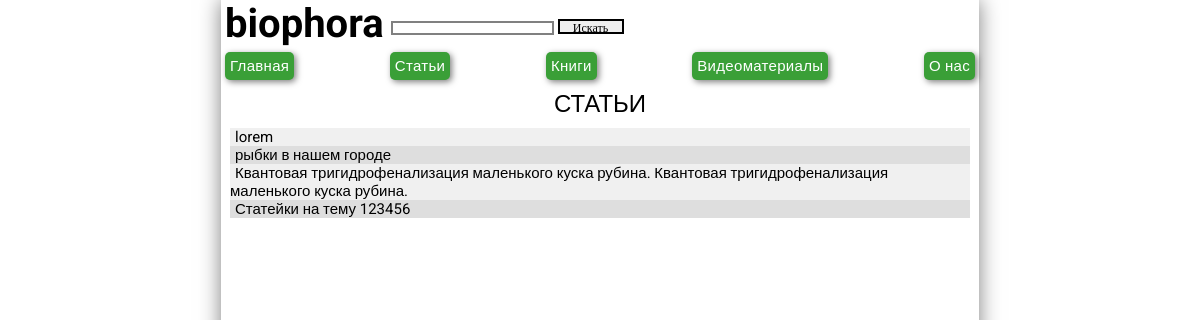
The app's page /articles_catalog/ with its own data.
### articles/models.py (models this page shows, shortened)
class Article(models.Model):
    author = models.ForeignKey(settings.AUTH_USER_MODEL, on_delete=models.CASCADE)
    title = models.CharField(max_length=200)
    text = HTMLField()
    created_date = models.DateTimeField(default=timezone.now)
    published_date = models.DateTimeField(blank=True, null=True)
    class Meta:
        verbose_name = 'Статьи'
        verbose_name_plural = 'Статьи'

### articles/views.py (the view)
# urls.py: path('articles_catalog/', views.articles_catalog, name='articles_catalog'),
def articles_catalog(request):
    context = {}
    context['articles'] = Article.objects.order_by('-published_date')
    return render(request, 'articles-catalog.html', context)

### articles/templates/articles-catalog.html
{% extends 'base.html' %}
{% block content %}
  <h2 class="block-name">СТАТЬИ</h2>
  <ul type="none" class="recent-articles-names">
    {% for article in articles %}
      <li><a href="{% url 'article' pk=article.pk %}">{{ article.title }}</a></li>
    {% endfor %}
  </ul>
{% endblock %}

### articles/static/css/style.css (style rules this page uses)
* { margin: 0; padding: 0; }
html { height: 100%; }
body { box-shadow: 0 0 20px rgba(0,0,0,0.5); min-height: 100%; margin: 0 auto; max-width: 750px; min-width: 300px; padding: 0 4px; font-family: Roboto, sans-serif; }
.block-name { padding-bottom: 10px; font-weight: 500; }
.recent-articles-names { font-size: 15px; text-align: left; display: block; }
.recent-articles-names > li:nth-child(odd) { background-color: #f0f0f0; width: 100%; }
.recent-articles-names > li:nth-child(even) { background-color: #dedede; width: 100%; }
.recent-articles-names > li > a { text-decoration: none; color: black; padding: 5px; }

### records on screen
Article: title "lorem"
Article: title "рыбки в нашем городе"
Article: title "Квантовая тригидрофенализация маленького куска рубина. Квантовая тригидрофенализация маленького куска рубина."
Article: title "Статейки на тему 123456"
